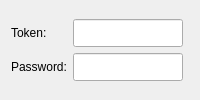
    <widget class="QWidget" name="PropsMain_Advanced" native="true">
     <layout class="QVBoxLayout" name="verticalLayout_7">
      <item>
       <layout class="QGridLayout" name="gridLayout_3">
        <property name="bottomMargin">
         <number>0</number>
        </property>
        <item row="1" column="0">
         <widget class="QLabel" name="lblPassword">
          <property name="toolTip">
           <string>Leave empty if a password is not required to join this server.</string>
          </property>
          <property name="text">
           <string>Password:</string>
          </property>
         </widget>
        </item>
        <item row="1" column="2">
         <widget class="QLineEdit" name="linePassword">
          <property name="minimumSize">
           <size>
            <width>0</width>
            <height>28</height>
           </size>
          </property>
          <property name="maximumSize">
           <size>
            <width>16777215</width>
            <height>28</height>
           </size>
          </property>
          <property name="toolTip">
           <string>Leave empty if a password is not required to join this server.</string>
          </property>
         </widget>
        </item>
        <item row="0" column="2">
         <widget class="QLineEdit" name="lineToken">
          <property name="minimumSize">
           <size>
            <width>0</width>
            <height>28</height>
           </size>
          </property>
          <property name="maximumSize">
           <size>
            <width>16777215</width>
            <height>28</height>
           </size>
          </property>
          <property name="toolTip">
           <string>Your steam game server account token is required for your server to be listed in TF2 searches, see https://steamcommunity.com/dev/managegameservers.
This can be left empty.</string>
          </property>
         </widget>
        </item>
        <item row="0" column="0">
         <widget class="QLabel" name="lblLogin">
          <property name="toolTip">
           <string>Your steam game server account token is required for your server to be listed in TF2 searches, see https://steamcommunity.com/dev/managegameservers.
This can be left empty.</string>
          </property>
          <property name="text">
           <string>Token:</string>
          </property>
         </widget>
        </item>
        <item row="0" column="3">
         <widget class="QLabel" name="label">
          <property name="maximumSize">
           <size>
            <width>32</width>
            <height>32</height>
           </size>
          </property>
          <property name="toolTip">
           <string>https://steamcommunity.com/dev/managegameservers</string>
          </property>
          <property name="text">
           <string>&lt;a href=&quot;https://steamcommunity.com/dev/managegameservers&quot;&gt;&lt;html&gt;&lt;head/&gt;&lt;body&gt;&lt;p&gt;&lt;img src=&quot;:/icons/resources/Icons/About.svg&quot;/&gt;&lt;/p&gt;&lt;/body&gt;&lt;/html&gt;&lt;/a&gt;</string>
          </property>
          <property name="openExternalLinks">
           <bool>true</bool>
          </property>
          <property name="textInteractionFlags">
           <set>Qt::TextInteractionFlag::TextBrowserInteraction</set>
          </property>
         </widget>
        </item>
       </layout>
      </item>
     </layout>
    </widget>
